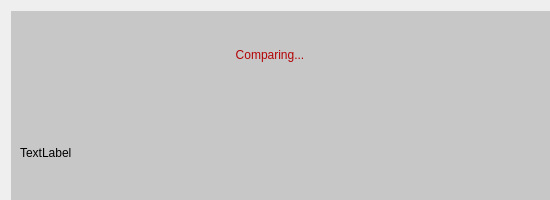
<?xml version="1.0" encoding="UTF-8"?>
<ui version="4.0">
 <class>test</class>
 <widget class="QWidget" name="test">
  <property name="geometry">
   <rect>
    <x>0</x>
    <y>0</y>
    <width>550</width>
    <height>200</height>
   </rect>
  </property>
  <property name="minimumSize">
   <size>
    <width>550</width>
    <height>200</height>
   </size>
  </property>
  <property name="maximumSize">
   <size>
    <width>568</width>
    <height>201</height>
   </size>
  </property>
  <property name="windowTitle">
   <string>Form</string>
  </property>
  <layout class="QVBoxLayout" name="verticalLayout">
   <item>
    <widget class="QWidget" name="widget" native="true">
     <property name="minimumSize">
      <size>
       <width>550</width>
       <height>190</height>
      </size>
     </property>
     <property name="maximumSize">
      <size>
       <width>550</width>
       <height>190</height>
      </size>
     </property>
     <property name="styleSheet">
      <string notr="true">background-color:rgb(199, 199, 199)</string>
     </property>
     <layout class="QVBoxLayout" name="verticalLayout_2">
      <item>
       <widget class="QLabel" name="label_2">
        <property name="minimumSize">
         <size>
          <width>500</width>
          <height>70</height>
         </size>
        </property>
        <property name="maximumSize">
         <size>
          <width>500</width>
          <height>70</height>
         </size>
        </property>
        <property name="styleSheet">
         <string notr="true">color: rgb(179, 2, 5);
font: 87 36pt &quot;Segoe UI Black&quot;;</string>
        </property>
        <property name="text">
         <string>&lt;html&gt;&lt;head/&gt;&lt;body&gt;&lt;p align=&quot;center&quot;&gt;Comparing...&lt;/p&gt;&lt;/body&gt;&lt;/html&gt;</string>
        </property>
       </widget>
      </item>
      <item>
       <widget class="QLabel" name="label">
        <property name="minimumSize">
         <size>
          <width>500</width>
          <height>113</height>
         </size>
        </property>
        <property name="maximumSize">
         <size>
          <width>500</width>
          <height>113</height>
         </size>
        </property>
        <property name="text">
         <string>TextLabel</string>
        </property>
       </widget>
      </item>
     </layout>
    </widget>
   </item>
  </layout>
 </widget>
 <resources/>
 <connections/>
</ui>
